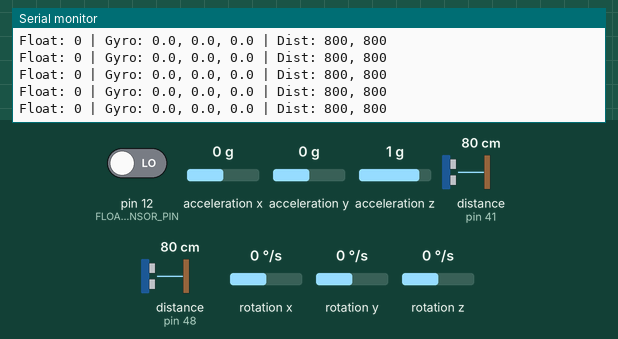
Simulated run of this sketch. Board: Arduino Uno, built with avr-gcc and run on an emulated ATmega328P. Parts: the last lines printed to the serial monitor. Inputs (shaded band) come from the test bench; at power-on: distance to the obstacle (sensors on pin 41, pin 48) 80 cm, rotation x 0 °/s, pin 12 (FLOAT_SENSOR_PIN) LOW, acceleration x 0 g, acceleration y 0 g, acceleration z 1 g, rotation y 0 °/s, rotation z 0 °/s.

Above: at 3.5 s.
3.6 s: distance to the obstacle (sensor on pin 41) set to 2 cm
At 3.92 s:
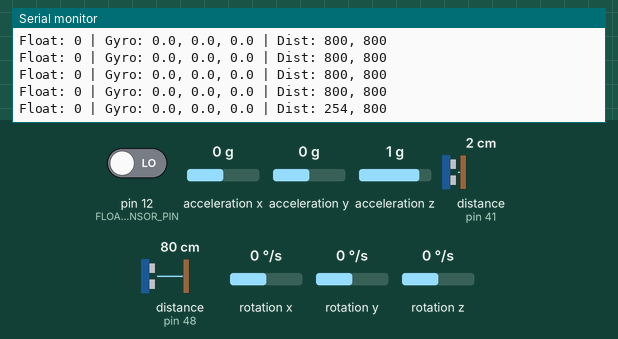
6.6 s: distance to the obstacle (sensor on pin 48) set to 120 cm
At 6.72 s:
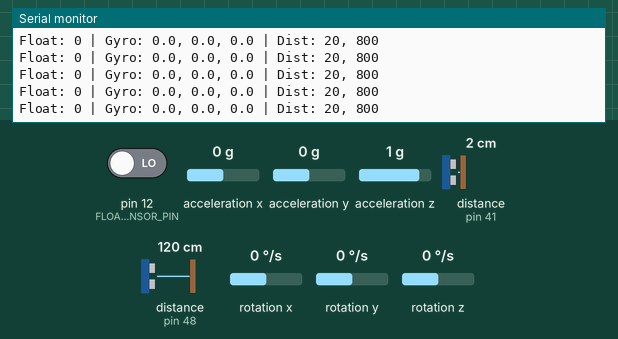
9.6 s: rotation x set to -192 °/s
At 9.92 s:
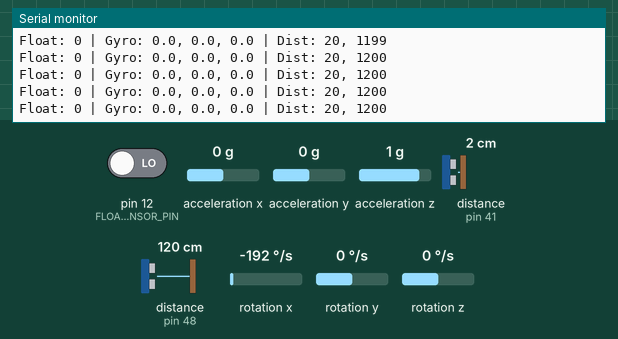
12.6 s: distance to the obstacle (sensor on pin 41) set to 18 cm
At 12.75 s:
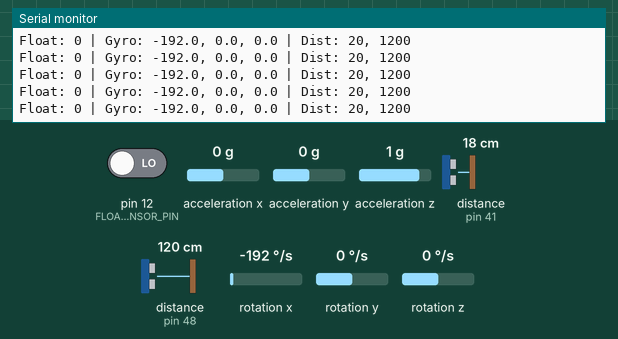
15.6 s: distance to the obstacle (sensor on pin 48) set to 2 cm
At 15.75 s:
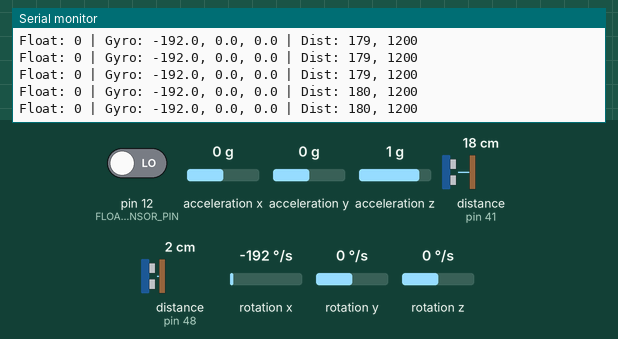
18.6 s: pin 12 (FLOAT_SENSOR_PIN) driven HIGH
At 19.15 s:
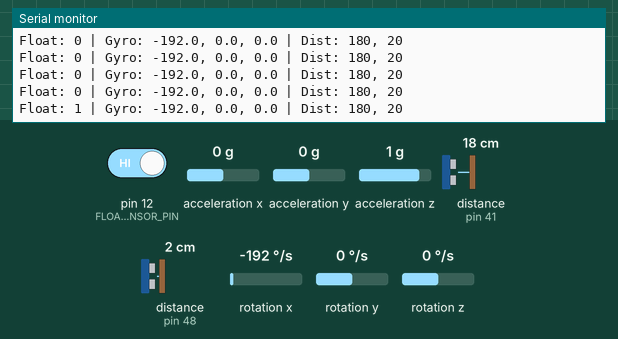
Timing chart, 0 to 21.1 s (numbered marks = the images above; inputs shaded):
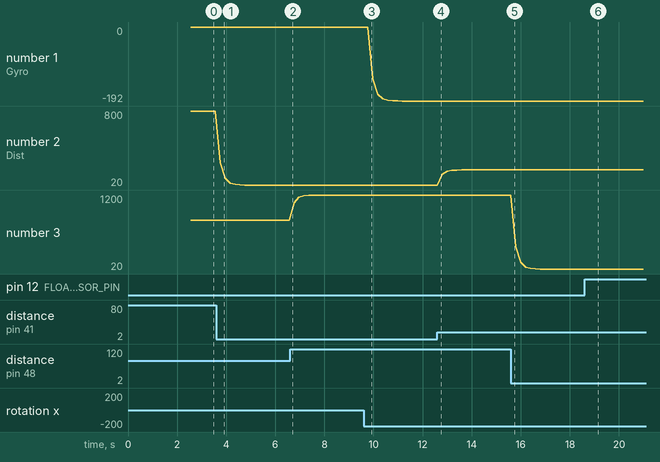

Measured:
- after the input at 3.6 s, the serial monitor: prints a new line after 0.16 s (image 1)
- after the input at 18.6 s, the serial monitor: prints a new line after 0.39 s (image 6)
- plotted number 1: 0 → -192 after the input at 9.6 s
- plotted number 2: 800 → 20 after the input at 3.6 s, 20 → 180 after the input at 12.6 s
- plotted number 3: 800 → 1200 after the input at 6.6 s, 1200 → 20 after the input at 15.6 s

The sketch:

Arduino_Example.ino
```cpp
/**
 * ATS Sensor Data Sender - Arduino Code
 *
 * This code reads sensors and sends data to the backend via Bluetooth
 *
 * Required Libraries:
 * - ArduinoJson (for JSON support)
 * - MPU6050 (for accelerometer/gyro)
 * - VL53L0X (for distance sensors)
 *
 * Hardware Connections:
 * - Bluetooth Module: TX to pin 11, RX to pin 10
 * - MPU6050: SDA to A4, SCL to A5 (I2C)
 * - VL53L0X (Left): SDA to A4, SCL to A5, Address: 0x29
 * - VL53L0X (Right): SDA to A4, SCL to A5, Address: 0x30 (after init)
 * - Float Sensor: Pin 12
 */

#include <ArduinoJson.h>
#include <Wire.h>
#include <MPU6050.h>
#include <VL53L0X.h>
#include <SoftwareSerial.h>

// ===== Configuration =====
const int TX_PIN = 11;
const int RX_PIN = 10;
const int FLOAT_SENSOR_PIN = 12;
const int SEND_INTERVAL_MS = 200;  // Send every 200ms

// ===== Global Objects =====
SoftwareSerial BTSerial(RX_PIN, TX_PIN);  // Bluetooth module
MPU6050 mpu;
VL53L0X sensor_left;
VL53L0X sensor_right;

// ===== Sensor Calibration =====
// You may need to adjust these based on your specific sensors
const float ACCEL_SCALE = 16384.0;      // For ±2g range
const float GYRO_SCALE = 131.0;         // For ±250°/s range

// Gyro offset (calibrate by averaging readings at rest)
float gyroOffsetX = 0;
float gyroOffsetY = 0;
float gyroOffsetZ = 0;

// ===== Filtering =====
const float ALPHA = 0.7;  // Low-pass filter coefficient (0-1, higher = more smoothing)
float filtered_gyroX = 0, filtered_gyroY = 0, filtered_gyroZ = 0;
float filtered_distLeft = 0, filtered_distRight = 0;

// ===== Timing =====
unsigned long lastSendTime = 0;

void setup() {
  Serial.begin(9600);      // Serial monitor for debugging
  BTSerial.begin(9600);    // Bluetooth at 9600 baud (adjust if needed)
  Wire.begin();

  delay(1000);

  Serial.println("\n=== ATS Sensor Initialization ===");

  // Initialize float sensor pin
  pinMode(FLOAT_SENSOR_PIN, INPUT);
  Serial.println("✓ Float sensor initialized");

  // Initialize MPU6050
  if (!mpu.testConnection()) {
    Serial.println("✗ MPU6050 not found!");
    while (1);
  }
  mpu.initialize();
  Serial.println("✓ MPU6050 initialized");

  // Initialize VL53L0X sensors
  if (!sensor_left.init()) {
    Serial.println("✗ Left distance sensor not found!");
    while (1);
  }
  sensor_left.setAddress(0x29);
  Serial.println("✓ Left distance sensor initialized");

  if (!sensor_right.init()) {
    Serial.println("✗ Right distance sensor not found!");
    while (1);
  }
  sensor_right.setAddress(0x30);
  Serial.println("✓ Right distance sensor initialized");

  // Start continuous ranging
  sensor_left.startContinuous();
  sensor_right.startContinuous();

  // Calibrate gyro (average ~100 readings at rest)
  Serial.println("Calibrating gyro (keep sensor still)...");
  calibrateGyro();
  Serial.println("✓ Gyro calibrated");

  Serial.println("\n=== ATS Ready ===");
  Serial.println("Sending sensor data every " + String(SEND_INTERVAL_MS) + "ms");
}

void loop() {
  // Send data at regular intervals
  if (millis() - lastSendTime >= SEND_INTERVAL_MS) {
    lastSendTime = millis();
    sendSensorData();
  }
}

/**
 * Calibrate the gyro by averaging readings at rest
 */
void calibrateGyro() {
  float sumX = 0, sumY = 0, sumZ = 0;
  const int CALIB_SAMPLES = 100;

  for (int i = 0; i < CALIB_SAMPLES; i++) {
    int16_t gx, gy, gz;
    mpu.getRotation(&gx, &gy, &gz);

    sumX += gx / GYRO_SCALE;
    sumY += gy / GYRO_SCALE;
    sumZ += gz / GYRO_SCALE;

    delay(10);
  }

  gyroOffsetX = sumX / CALIB_SAMPLES;
  gyroOffsetY = sumY / CALIB_SAMPLES;
  gyroOffsetZ = sumZ / CALIB_SAMPLES;
}

/**
 * Read all sensors and send via Bluetooth
 */
void sendSensorData() {
  // ===== Read Float Sensor =====
  int floatLevel = digitalRead(FLOAT_SENSOR_PIN);

  // ===== Read Gyro (with calibration) =====
  int16_t gx, gy, gz;
  mpu.getRotation(&gx, &gy, &gz);

  float rawGyroX = (gx / GYRO_SCALE) - gyroOffsetX;
  float rawGyroY = (gy / GYRO_SCALE) - gyroOffsetY;
  float rawGyroZ = (gz / GYRO_SCALE) - gyroOffsetZ;

  // Apply low-pass filter
  filtered_gyroX = ALPHA * rawGyroX + (1 - ALPHA) * filtered_gyroX;
  filtered_gyroY = ALPHA * rawGyroY + (1 - ALPHA) * filtered_gyroY;
  filtered_gyroZ = ALPHA * rawGyroZ + (1 - ALPHA) * filtered_gyroZ;

  // ===== Read Distance Sensors =====
  uint16_t rawDistLeft = sensor_left.readRangeContinuousMillimeters();
  uint16_t rawDistRight = sensor_right.readRangeContinuousMillimeters();

  // Apply low-pass filter
  if (filtered_distLeft == 0) {
    filtered_distLeft = rawDistLeft;
  } else {
    filtered_distLeft = ALPHA * rawDistLeft + (1 - ALPHA) * filtered_distLeft;
  }

  if (filtered_distRight == 0) {
    filtered_distRight = rawDistRight;
  } else {
    filtered_distRight = ALPHA * rawDistRight + (1 - ALPHA) * filtered_distRight;
  }

  // ===== Create JSON Document =====
  StaticJsonDocument<256> doc;

  doc["timestamp"] = millis() / 1000.0;
  doc["float_sensor"] = floatLevel;
  doc["gyro_x"] = filtered_gyroX;
  doc["gyro_y"] = filtered_gyroY;
  doc["gyro_z"] = filtered_gyroZ;
  doc["distance_left"] = (int)filtered_distLeft;
  doc["distance_right"] = (int)filtered_distRight;

  // ===== Send over Bluetooth =====
  serializeJson(doc, BTSerial);
  BTSerial.println();  // Add newline to separate messages

  // ===== Debug Output (optional) =====
  Serial.print("Float: ");
  Serial.print(floatLevel);
  Serial.print(" | Gyro: ");
  Serial.print(filtered_gyroX, 1);
  Serial.print(", ");
  Serial.print(filtered_gyroY, 1);
  Serial.print(", ");
  Serial.print(filtered_gyroZ, 1);
  Serial.print(" | Dist: ");
  Serial.print((int)filtered_distLeft);
  Serial.print(", ");
  Serial.println((int)filtered_distRight);
}
```
